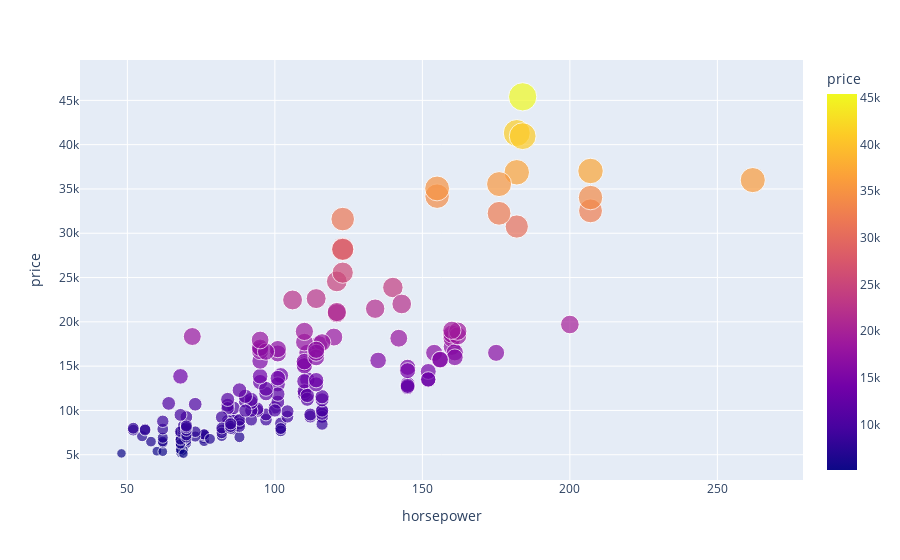

The code cell stored with this chart in its notebook:
### Code cell
px.scatter(sdf,x='horsepower',y='price',color='price',size='price')

### Figure 1 — Plotly figure (JSON) as saved in the notebook; plotly's stock layout.template omitted (floating-point values rounded to 4 significant figures; data arrays with more than 128 entries replaced by an {"elided": "..."} marker saying what was removed)
{"data": [{"hovertemplate": "horsepower=%{x}<br>price=%{marker.color}<extra></extra>", "legendgroup": "", "marker": {"color": {"elided": "201 int values"}, "coloraxis": "coloraxis", "size": {"elided": "201 int values"}, "sizemode": "area", "sizeref": 113.5, "symbol": "circle"}, "mode": "markers", "name": "", "orientation": "v", "showlegend": false, "type": "scatter", "x": {"elided": "201 float values"}, "xaxis": "x", "y": {"elided": "201 int values"}, "yaxis": "y"}], "layout": {"coloraxis": {"colorbar": {"title": {"text": "price"}}, "colorscale": [[0, "#0d0887"], [0.1111, "#46039f"], [0.2222, "#7201a8"], [0.3333, "#9c179e"], [0.4444, "#bd3786"], [0.5556, "#d8576b"], [0.6667, "#ed7953"], [0.7778, "#fb9f3a"], [0.8889, "#fdca26"], [1, "#f0f921"]]}, "legend": {"itemsizing": "constant", "tracegroupgap": 0}, "margin": {"t": 60}, "xaxis": {"anchor": "y", "domain": [0, 1], "title": {"text": "horsepower"}}, "yaxis": {"anchor": "x", "domain": [0, 1], "title": {"text": "price"}}}}
